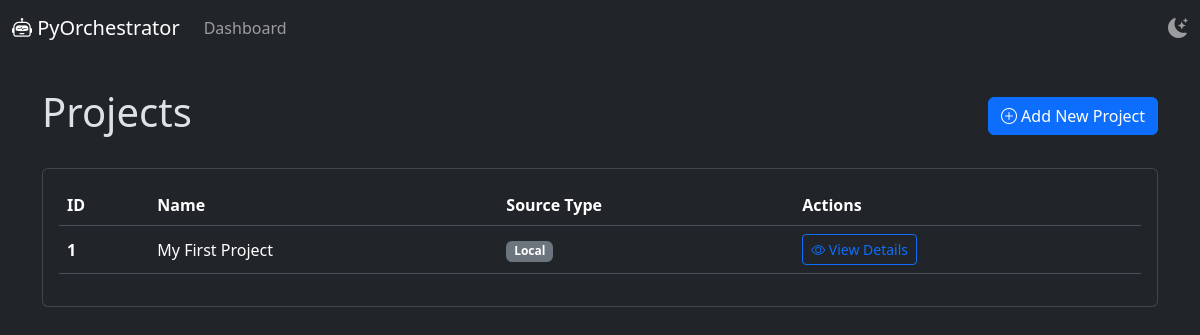
/, run on an earlier commit of the app's database.
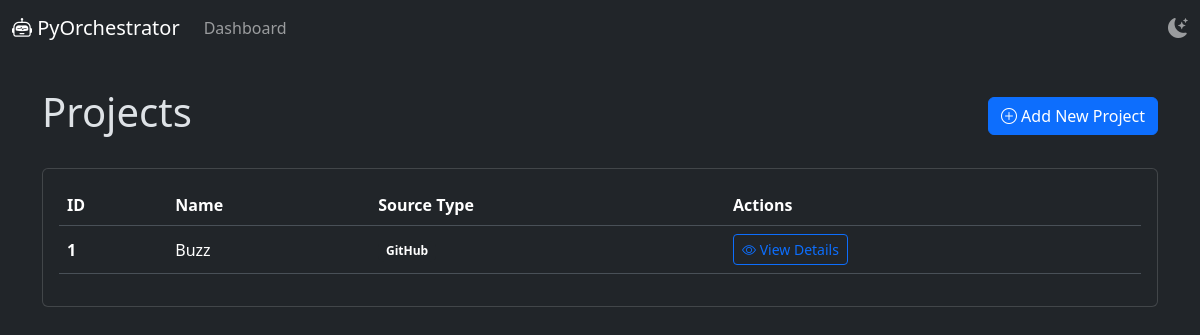
And on a later commit of the database.
### app/models/project.py (models this page shows)
class Project(Base):
    __tablename__ = "projects"
    id = Column(Integer, primary_key=True, index=True)
    name = Column(String, unique=True, index=True)
    source_type = Column(String)
    source_url = Column(String, nullable=True)
    source_path = Column(String, nullable=True)
    main_script = Column(String)
    arguments = Column(String, nullable=True)
    environment_type = Column(String)
    schedules = relationship("Schedule", back_populates="project", cascade="all, delete-orphan")
    runs = relationship("Run", back_populates="project", cascade="all, delete-orphan")

### app/main.py (the view)
@app.get("/", response_class=HTMLResponse)
async def dashboard(request: Request, db: Session = Depends(get_db)):
    projects_data = crud_project.get_projects(db)
    logger.info("Dashboard accessed.")
    return templates.TemplateResponse("index.html", {
        "request": request,
        "projects": projects_data
    })

### templates/index.html (shortened to what this page needs)
{% extends "base.html" %}
{% block content %}
<div class="d-flex justify-content-between align-items-center mb-4">
    <h1>Projects</h1>
    <a href="/projects/add" class="btn btn-primary"><i class="bi bi-plus-circle"></i> Add New Project</a>
</div>
<div class="card">
    <div class="card-body">
        <table class="table table-hover align-middle">
            <thead>
                <tr>
                    <th scope="col">ID</th>
                    <th scope="col">Name</th>
                    <th scope="col">Source Type</th>
                    <th scope="col">Actions</th>
                </tr>
            </thead>
            <tbody>
                {% for project in projects %}
                <tr>
                    <th scope="row">{{ project.id }}</th>
                    <td>{{ project.name }}</td>
                    <td>
                        {% if project.source_type == 'GitHub' %}
                        <span class="badge bg-dark">GitHub</span>
                        {% else %}
                        <span class="badge bg-secondary">Local</span>
                        {% endif %}
                    </td>
                    <td>
                        <a href="/projects/{{ project.id }}" class="btn btn-sm btn-outline-primary"><i class="bi bi-eye"></i> View Details</a>
                    </td>
                </tr>
                {% endfor %}
            </tbody>
        </table>
    </div>
</div>
{% endblock %}

What changed in the data, as far as the page shows it:
changed Project id 1: name "My First Project" → "Buzz"; source_type "Local" → "GitHub"
